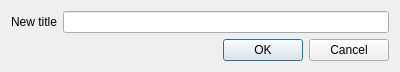
<?xml version="1.0" encoding="UTF-8"?>
<ui version="4.0">
    <class>TitleSelectionWindow</class>
    <widget class="QWidget" name="TitleSelectionWindow">
        <property name="geometry">
            <rect>
                <x>0</x>
                <y>0</y>
                <width>400</width>
                <height>68</height>
            </rect>
        </property>
        <property name="windowTitle">
            <string>Form</string>
        </property>
        <layout class="QFormLayout" name="formLayout">
            <item row="0" column="0">
                <widget class="QLabel" name="label">
                    <property name="text">
                        <string>New title</string>
                    </property>
                </widget>
            </item>
            <item row="1" column="1">
                <widget class="QDialogButtonBox" name="buttonBox">
                    <property name="standardButtons">
                        <set>QDialogButtonBox::Cancel|QDialogButtonBox::Ok</set>
                    </property>
                </widget>
            </item>
            <item row="0" column="1">
                <widget class="QLineEdit" name="lineEdit"/>
            </item>
        </layout>
    </widget>
    <resources/>
    <connections/>
</ui>
